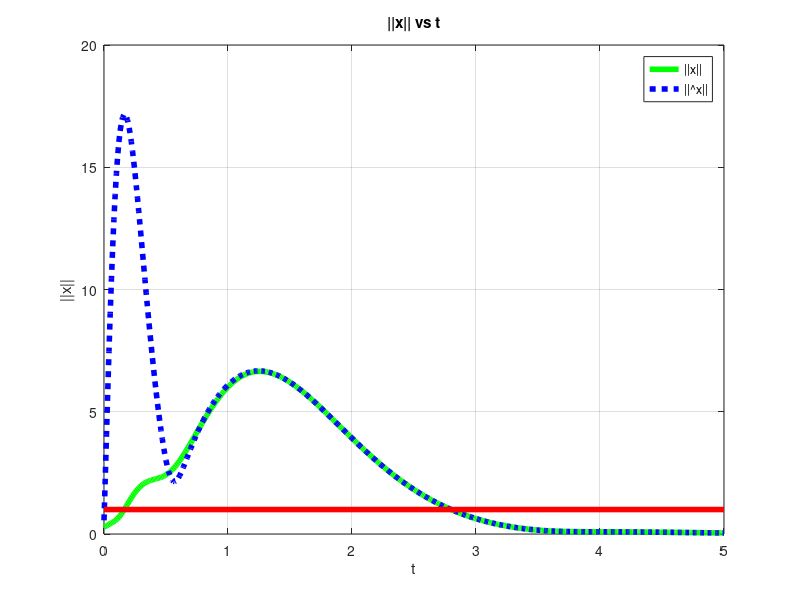
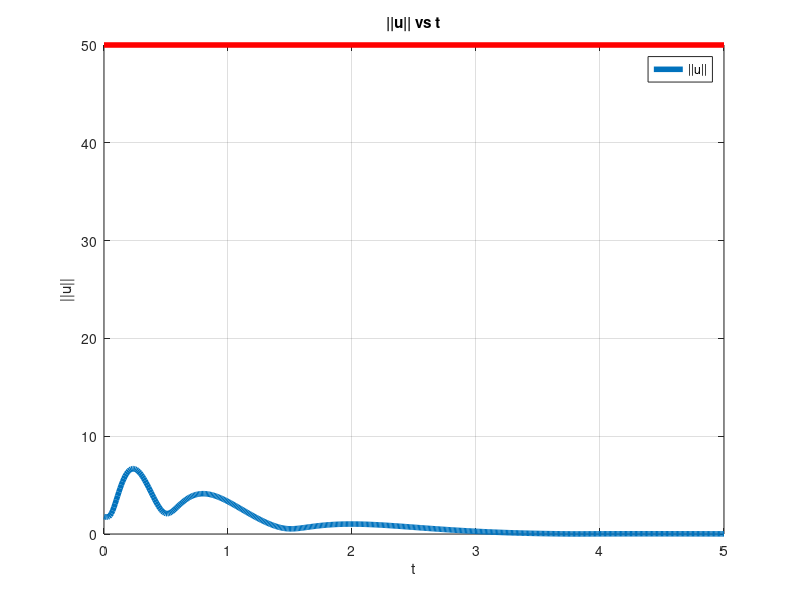

Write the MATLAB code that produced these figures, in order.

%% Helicopter Matrices

A1 = [          0                  0                  0   0.99857378005981;
                 0                  0   1.00000000000000  -0.00318221934140;
                 0                  0 -11.57049560546880  -2.54463768005371;
                 0                  0   0.43935656547546  -1.99818229675293;
                 0                  0  -2.04089546203613  -0.45899915695190;
-32.10360717773440                  0  -0.50335502624512   2.29785919189453;
  0.10216116905212  32.05783081054690  -2.34721755981445  -0.50361156463623;
 -1.91097259521484   1.71382904052734  -0.00400543212891  -0.05741119384766];

A2 = [0.05338427424431             0                  0                  0;
  0.05952465534210                  0                  0                  0;
 -0.06360262632370   0.10678052902222  -0.09491866827011   0.00710757449269;
                 0   0.01665188372135   0.01846204698086  -0.00118747074157;
 -0.73502779006958   0.01925575733185  -0.00459562242031   0.00212036073208;
                 0  -0.02121581137180  -0.02116791903973   0.01581159234047;
  0.83494758605957   0.02122657001019  -0.03787973523140   0.00035400385968;
                 0   0.01398963481188  -0.00090675335377  -0.29051351547241];

A=[A1 A2];

B=[              0                  0                  0                  0;
                  0                  0                  0                  0;
   0.12433505058289   0.08278584480286  -2.75247764587402  -0.01788876950741;
  -0.03635892271996   0.47509527206421   0.01429074257612                  0;
   0.30449151992798   0.01495801657438  -0.49651837348938  -0.20674192905426;
   0.28773546218872  -0.54450607299805  -0.01637935638428                  0;
  -0.01907348632812   0.01636743545532  -0.54453611373901   0.23484230041504;
  -4.82063293457031  -0.00038146972656                  0                 0];

C = [ 0        0         0         0         0    0.0595   0.05329  -0.9968;
     1.0        0         0         0         0         0         0        0;
       0      1.0         0         0         0         0         0        0;
       0        0         0  -0.05348       1.0         0         0        0;
       0        0       1.0         0         0         0         0        0;
       0        0         0       1.0         0         0         0       0];
   
   

% Stability
[evectA, evalA] = eig(A);

% Controllability
co = ctrb(A,B);
co_rank = rank(co);

% Observability
oo = obsv(A,C);
oo_rank = rank(oo);   
   
   %% Simulation paramaters
   dt=0.01; tf=5;
   x0=0.1.*ones(8,1);
   hatx0=[-0.0384,-0.0548,0.3060,-0.0498,-0.2128,0.3207,0.2469,-0.0459]';

   
   %% Storage vectors
   N=[]; hatN=[]; T=[]; U=[];
   
   t=0; x=x0; hatx=hatx0;
   
   %%%%%%%%%%%
   %% HERE IS WHERE YOU COMPUTE YOUR GAINS
    PolesController = [-1.7, -1.8 + i ,-1.8-i ,-2.0 + 0.5*i ,-2.0 - 0.5*i ,-2.1,-2.2 + i,-2.2-i];
    PolesObserver = 4*PolesController;
    K=place(A,B,PolesController);   % Note - this needs to be replaced!!
    L=place(A', C', PolesObserver); % Note - this needs to be replaced!!
    L = L';

K
L

   %%%%%%%%%%%
   
   %% Start the process 
   while (t<=tf);
       N=[N;norm(x)];
       hatN=[hatN;norm(hatx)];
       T=[T;t];
       
       y=C*x;
       
       %% Compute the controller
       u=-K*hatx;  
       U=[U;norm(u)];
       
       %% Update the state estimate
       dothatx=A*hatx+B*u+L*(y-C*hatx); 
       
       %% Update the dynamics and the state estimator
       x=x+dt.*(A*x+B*u);
       hatx=hatx+dt.*dothatx;
       t=t+dt;
   end;
   
   %% Plot the solutions
   figure(1);
   hold off;
   plot(T,N,'g', 'linewidth', 4);
   hold on;
   plot(T,hatN,'b:','linewidth', 4);
   grid on;
   plot([0,tf],[1,1],'r','linewidth', 4);
   xlabel('t');
   ylabel('||x||');
   legend('||x||', '||\^x||');
   title('||x|| vs t');
   print('Question5x.png', '-dpng');

   figure(2);
   hold off;
   plot(T,U,'linewidth', 4);
   grid on;
   hold on;
   plot([0,tf],[50,50],'r','linewidth', 4);
   xlabel('t');
   ylabel('||u||');
   legend('||u||');
   title('||u|| vs t');
   print('Question5u.png', '-dpng');   
   
       
   
   
   
   
   
   
